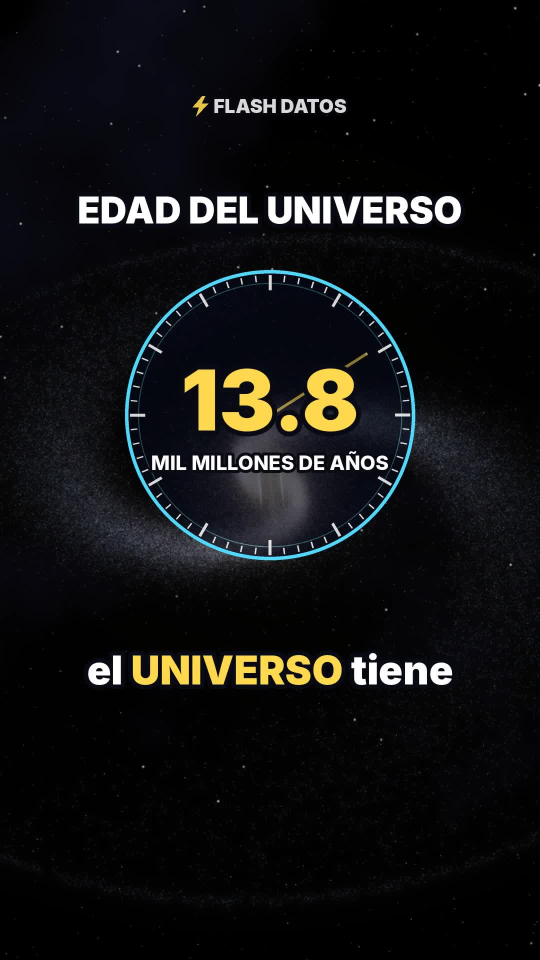
#> input picture videos/31-universo-doble-edad/portada.jpg, 1080 x 1920 px (shown at 1/2 size)
$ python -i escena.py   (imports and definitions only)
#> lines starting #> are read from the running program, lines starting #| are printed output that depends on the picture
### motor/noise.py
import numpy as np
rng = np.random.default_rng(7)
PERM = rng.permutation(256)
P = np.concatenate([PERM, PERM]).astype(np.int64)
VALS = rng.random(256)


def _hash(ix, iy, iz):
    return VALS[P[P[P[ix & 255] + (iy & 255)] + (iz & 255)]]


def vnoise(x, y, z):
    xi, yi, zi = np.floor(x).astype(np.int64), np.floor(y).astype(np.int64), np.floor(z).astype(np.int64)
    xf, yf, zf = x - xi, y - yi, z - zi
    u, v, w = xf * xf * (3 - 2 * xf), yf * yf * (3 - 2 * yf), zf * zf * (3 - 2 * zf)
    c000 = _hash(xi, yi, zi); c100 = _hash(xi + 1, yi, zi)
    c010 = _hash(xi, yi + 1, zi); c110 = _hash(xi + 1, yi + 1, zi)
    c001 = _hash(xi, yi, zi + 1); c101 = _hash(xi + 1, yi, zi + 1)
    c011 = _hash(xi, yi + 1, zi + 1); c111 = _hash(xi + 1, yi + 1, zi + 1)
    x00 = c000 + u * (c100 - c000); x10 = c010 + u * (c110 - c010)
    x01 = c001 + u * (c101 - c001); x11 = c011 + u * (c111 - c011)
    y0 = x00 + v * (x10 - x00); y1 = x01 + v * (x11 - x01)
    return y0 + w * (y1 - y0)


def fbm(x, y, z, octaves=5, lac=2.0, gain=0.5, seed=0.0):
#> called with octaves = 5, lac = 2, gain = 0.5, seed = 31
    tot, amp, norm, f = 0.0, 1.0, 0.0, 1.0
    for o in range(octaves):
        off = seed * 17.31 + o * 31.7
        tot = tot + amp * vnoise(x * f + off, y * f - off * 0.7, z * f + off * 1.3)
        norm += amp; amp *= gain; f *= lac
    return tot / norm


def smooth(a, b, x):
    t = np.clip((x - a) / (b - a), 0, 1)
    return t * t * (3 - 2 * t)


def mix(a, b, t):
    t = t[..., None]
    return np.asarray(a) * (1 - t) + np.asarray(b) * t

### videos/31-universo-doble-edad/escena.py
"""Flash Datos · video 31: una teoría dice que el universo tiene el doble de edad (26,700 millones de años).

Escena nueva (galaxias de partículas): reloj cósmico que marca 13.8 y salta a 26.7 sobre una espiral que gira;
túnel del tiempo con anillos de miles de millones de años hasta el Big Bang, que se aleja al doble; galaxia con
halo violeta de materia oscura que se deshace mientras la galaxia sigue girando; constantes físicas flotantes y
una onda de luz que se estira y enrojece ("luz cansada"); 175 mini galaxias que se encienden una por una y los
primeros elementos (H, He, Li) saliendo del Big Bang; el espejo dorado del James Webb frente a una galaxia
temprana gigante; una esfera con el fondo cósmico de microondas y regreso al reloj con la edad oficial.

Uso:
  python3 escena.py test 1 5 12 ...       -> PNG de prueba en frames_test/
  python3 escena.py chunk <ini> <fin> <out>
  python3 escena.py info
"""
import json, math, os, subprocess, sys
import numpy as np
from PIL import Image, ImageDraw, ImageFont
from scipy.ndimage import gaussian_filter, zoom as ndzoom

BASE = os.path.dirname(os.path.abspath(__file__))
sys.path.insert(0, BASE)
from noise import fbm

W, H, FPS = 1080, 1920, 30
TY = math.tan(math.radians(20)); TX = TY * W / H
PIX = 2 * TY / H

xs = ((np.arange(W) + 0.5) / W * 2 - 1) * TX
ys = (1 - (np.arange(H) + 0.5) / H * 2) * TY
DX, DY = np.meshgrid(xs, ys)
NRM = np.sqrt(DX * DX + DY * DY + 1)
DIRS = np.stack([DX / NRM, DY / NRM, -1 / NRM], axis=-1).astype(np.float64)


def smooth(a, b, x):
    t = np.clip((x - a) / (b - a), 0, 1)
    return t * t * (3 - 2 * t)


def ease(s):
    s = min(max(s, 0.0), 1.0)
    return s * s * s * (s * (6 * s - 15) + 10)


def ease_out(s):
    s = min(max(s, 0.0), 1.0)
    return 1 - (1 - s) ** 3


def lerp(a, b, s):
    return np.asarray(a, float) * (1 - s) + np.asarray(b, float) * s


# [12 lines left out: function sample, not called in this run]


def rotm(yaw, pitch=0.0, roll=0.0):
    cy, sy = math.cos(yaw), math.sin(yaw); cp, sp = math.cos(pitch), math.sin(pitch); cr, sr = math.cos(roll), math.sin(roll)
    Ry = np.array([[cy, 0, sy], [0, 1, 0], [-sy, 0, cy]])
    Rx = np.array([[1, 0, 0], [0, cp, -sp], [0, sp, cp]])
    Rz = np.array([[cr, -sr, 0], [sr, cr, 0], [0, 0, 1]])
    return Ry @ Rx @ Rz


# ---------------- fondo ----------------
def make_background():
    rng = np.random.default_rng(31)
    bg = np.zeros((H, W, 3), np.float32)
    n = 1800
    x = rng.integers(0, W, n); y = rng.integers(0, H, n)
    inten = 0.02 + 0.42 * rng.random(n) ** 7
    tint = rng.random(n)
    col = np.stack([0.80 + 0.2 * tint, 0.86 + 0.06 * tint, 1.0 - 0.25 * tint], -1)
    np.add.at(bg, (y, x), col * inten[:, None])
    bg = gaussian_filter(bg, (0.6, 0.6, 0))
    big = np.zeros_like(bg)
    m = 40
    bx = rng.integers(0, W, m); by = rng.integers(0, H, m)
    np.add.at(big, (by, bx), np.array([1.0, 0.95, 0.9]) * (1.4 + 2.6 * rng.random(m))[:, None])
    bg += gaussian_filter(big, (1.3, 1.3, 0))
    gy, gx = np.mgrid[0:120, 0:68] / 40.0
    neb = fbm(gx, gy, np.full_like(gx, 3.1), 5, seed=31)
    neb = ndzoom(neb, (H / 120, W / 68), order=1)
    neb = np.clip((neb - 0.45) * 2.2, 0, 1) ** 1.6
    bg += neb[..., None] * np.array([0.014, 0.014, 0.050], np.float32)
    return bg


BG = make_background()


# ---------------- cámara ----------------
class Cam:
    # [7 lines left out: function __init__, not called in this run]

    def dirs(self, y0, y1, x0, x1):
        d = DIRS[y0:y1, x0:x1]
        return d[..., 0:1] * self.r + d[..., 1:2] * self.u + (-d[..., 2:3]) * self.f

    # [6 lines left out: function proj, not called in this run]


# ---------------- partículas ----------------
class Buf:
    """Acumula partículas: capa nítida (resolución completa) y capa de brillo (1/4)."""

    def __init__(self):
        self.sharp = np.zeros((H, W, 3), np.float32)
        self.soft = np.zeros((H // 4, W // 4, 3), np.float32)

    # [23 lines left out: functions add, into, not called in this run]


def make_galaxy(n, R, arms, seed, twist=2.6, warm=0.0):
    rng = np.random.default_rng(seed)
    nb = int(n * 0.22); nd = n - nb
    r = np.clip(rng.exponential(R / 3.2, nd), 0.03 * R, 1.25 * R)
    arm = rng.integers(0, arms, nd)
    th = arm * 2 * np.pi / arms + twist * np.log(r / R + 0.08) + rng.normal(0, 0.28, nd) * (0.5 + r / R)
    y = rng.normal(0, 0.035 * R, nd) * np.exp(-r / R)
    rb = np.abs(rng.normal(0, 0.13 * R, nb))
    thb = rng.random(nb) * 2 * np.pi
    yb = rng.normal(0, 0.09 * R, nb)
    rr = np.concatenate([r, rb]); tt = np.concatenate([th, thb]); yy = np.concatenate([y, yb])
    col = np.zeros((n, 3), np.float32)
    k = (rr / R)[:, None]
    disk = np.array([0.55, 0.70, 1.0]) * (1 - warm) + np.array([1.0, 0.55, 0.35]) * warm
    core = np.array([1.0, 0.80, 0.52])
    col[:] = core * np.exp(-k * 4) + disk * (1 - np.exp(-k * 4))
    pink = rng.random(n) < 0.035
    col[pink] = np.array([1.0, 0.40, 0.62])
    w = (0.55 + 0.9 * rng.random(n) ** 3).astype(np.float32)
    w[nd:] *= 1.25
    return dict(r=rr.astype(np.float32), th=tt.astype(np.float32), y=yy.astype(np.float32), col=col, w=w, R=R)


# [5 lines left out: function galaxy_points, not called in this run]


def bloom(img):
    small = img[::4, ::4]
    br = np.clip(small - 0.85, 0, None)
    g = gaussian_filter(br, (5, 5, 0)) * 0.55 + gaussian_filter(br, (22, 22, 0)) * 0.8 + gaussian_filter(br, (60, 60, 0)) * 0.45
    return img + ndzoom(g, (4, 4, 1), order=1)[:H, :W]


# [16 lines left out: functions tonemap, burst, not called in this run]


# ---------------- línea de tiempo ----------------
# [1 line not run here, left out]
# [1 line that did not run here, left out]
# [1 line that did not run here, left out]
# [1 line that did not run here, left out]
# [1 line that did not run here, left out]
# [1 line that did not run here, left out]
# [1 line that did not run here, left out]

TJUMP = 7.30                     # "casi el doble": el reloj se rompe
TCMB_OUT = 58.60                 # del fondo cósmico al reloj final
# [2 lines that did not run here, left out]
# [1 line that did not run here, left out]


# [6 lines left out: function shot, not called in this run]


FD = os.path.join(BASE, "fonts", "")
_fc = {}


# [5 lines left out: function font, not called in this run]


YELLOW = (255, 216, 77); CYAN = (79, 216, 255); WHITE = (255, 255, 255); RED = (255, 90, 70); ORANGE = (255, 160, 70)
VIOLET = (190, 120, 255); GREEN = (110, 235, 140)


# [15 lines left out: function groups_for_part, not called in this run]


# pausas reales de la voz dentro de cada segmento (para que los subtítulos no se adelanten)
CUTS = {"gancho": [(4.51, 5.16)], "cifra": [(10.98, 11.09), (12.48, 12.95)], "oscuro": [(18.48, 19.01), (22.59, 22.98)],
        "idea": [(26.53, 26.99), (30.34, 30.88)], "pruebas": [(38.91, 39.01)], "webb": [(46.31, 46.46), (47.68, 48.06)],
        "cierre": [(51.26, 51.77), (53.28, 53.66), (55.80, 56.31), (58.25, 58.83)]}
SPLITS = {"gancho": ["años…"], "cifra": ["GUPTA,", "OTTAWA,"], "oscuro": ["loco:", "OSCURA,"],
          "idea": ["lugar,", "tiempo…"], "pruebas": ["GALAXIAS"], "webb": ["que,", "actual,"],
          "cierre": ["OJO:", "MINORITARIA", "difícil,", "microondas."]}

CAPS = []
# [23 lines not run here, left out]


def is_hl(w):
    core = w.strip(".,:…?¿!¡()")
    return any(ch.isdigit() for ch in core) or (core.isupper() and len(core) > 1)


# [28 lines left out: functions draw_caption, fade, not called in this run]


def txt(d, xy, s, size, col, A, fn="Inter-Black.otf", sw=8, anchor="mm"):
    d.text(xy, s, font=font(fn, size), fill=col + (int(A),), anchor=anchor, stroke_width=sw, stroke_fill=(8, 10, 20, int(A)))


# [17 lines left out: function draw_label, not called in this run]


def check(d, x, y, s, col, A, wd=10):
    d.line([(x - s * 0.5, y), (x - s * 0.15, y + s * 0.38), (x + s * 0.55, y - s * 0.42)], fill=col + (int(A),), width=wd, joint="curve")


def bolt(cx, cy, s):
    pts = [(0.58, 0.0), (0.12, 0.56), (0.44, 0.56), (0.30, 1.0), (0.88, 0.38), (0.55, 0.38), (0.74, 0.0)]
    return [(cx + (px - 0.5) * s, cy + (py - 0.5) * s) for px, py in pts]


# [32 lines left out: functions draw_watermark, draw_endcard, flash_alpha, not called in this run]


# ---------------- objetos de la escena ----------------
GAL_MAIN = make_galaxy(110000, 10.0, 2, seed=1, twist=2.4)
GAL_DM = make_galaxy(90000, 10.0, 4, seed=2, twist=2.0)
GAL_EARLY = make_galaxy(80000, 10.0, 3, seed=5, twist=1.6, warm=0.75)
GAL_SRC = make_galaxy(9000, 1.0, 2, seed=8)

rng_h = np.random.default_rng(11)
_nh = 45000
# [1 line not run here, left out]
_rh = 30.0 * np.sqrt(rng_h.random(_nh)) ** 1.6 + 2.0
HALO = (_u * _rh[:, None]).astype(np.float32)
HALO_W = (0.35 + 0.65 * rng_h.random(_nh) ** 2).astype(np.float32) * np.exp(-_rh / 26.0).astype(np.float32)
HALO_V = rng_h.normal(0, 1, (_nh, 3)).astype(np.float32)

# 175 mini galaxias
rng_m = np.random.default_rng(175)
MINI_POS = np.stack([rng_m.uniform(-14, 14, 175), rng_m.uniform(-24, 24, 175), rng_m.uniform(-40, -8, 175)], -1)
MINI_ORDER = rng_m.permutation(175)
MINI_R = [rotm(rng_m.uniform(0, 6.3), rng_m.uniform(-1.3, 1.3), rng_m.uniform(-0.5, 0.5)) for _ in range(175)]
MINI_G = [make_galaxy(500, 1.0, int(rng_m.integers(2, 4)), seed=100 + i, twist=2.2, warm=float(rng_m.random() * 0.5)) for i in range(175)]

# túnel del tiempo: anillos cada mil millones de años
GYR = 2.0
RING_N = 520
_ra = np.linspace(0, 2 * np.pi, RING_N, endpoint=False)
RING = np.stack([np.cos(_ra), np.sin(_ra), np.zeros_like(_ra)], -1) * 2.4
rng_t = np.random.default_rng(4)
DUST = np.stack([rng_t.normal(0, 3.0, 6000), rng_t.normal(0, 3.0, 6000), -rng_t.uniform(0, 26.7 * GYR, 6000)], -1)

# fondo cósmico de microondas (textura procedural, colores tipo Planck)
_ty, _tx = np.mgrid[0:256, 0:512]
_lat = (0.5 - (_ty + 0.5) / 256) * np.pi; _lon = ((_tx + 0.5) / 512 * 2 - 1) * np.pi
_vx, _vy, _vz = np.cos(_lat) * np.sin(_lon), np.sin(_lat), np.cos(_lat) * np.cos(_lon)
_n = fbm(_vx * 6 + 9, _vy * 6, _vz * 6, 6, seed=3)
_n = (_n - _n.mean()) / _n.std()
_cm = np.array([[0.02, 0.05, 0.45], [0.10, 0.45, 0.95], [0.85, 0.90, 0.95], [1.0, 0.70, 0.20], [0.85, 0.18, 0.05]])
_x = np.clip((_n + 2.2) / 4.4, 0, 1) * 4
_i = np.clip(np.floor(_x).astype(int), 0, 3); _f = (_x - _i)[..., None]
CMB = (_cm[_i] * (1 - _f) + _cm[_i + 1] * _f).astype(np.float32) ** 2.2


# [70 lines left out: functions draw_cmb_sphere, draw_clock, not called in this run]


# ---------------- espejo del James Webb ----------------
def hex_centers():
    out = []
    for q in range(-2, 3):
        for r in range(-2, 3):
            s = -q - r
            if max(abs(q), abs(r), abs(s)) <= 2 and (q, r) != (0, 0):
                out.append((1.5 * q, math.sqrt(3) * (r + q / 2)))
    return out


HEX = hex_centers()


# [35 lines left out: function draw_jwst, not called in this run]


# ---------------- render ----------------
def ring_pos(gyr):
    return -gyr * GYR


def bb_depth(t):
    s = ease((t - 12.95) / 2.3)
    return 13.8 + (26.7 - 13.8) * s


# [26 lines left out: function cam_for, not called in this run]


CONSTS = [("c", "velocidad de la luz", (-2.0, 2.0, -4)), ("G", "gravedad", (2.0, 1.4, -6)), ("α", "estructura fina", (-1.9, -0.5, -5)), ("h", "constante de Planck", (1.8, -0.9, -3.5))]


# [186 lines left out: function scene, not called in this run]


render = scene

# [20 lines not run here, left out]

>>> import cv2
>>> picture = cv2.imread('portada.jpg', cv2.IMREAD_GRAYSCALE)
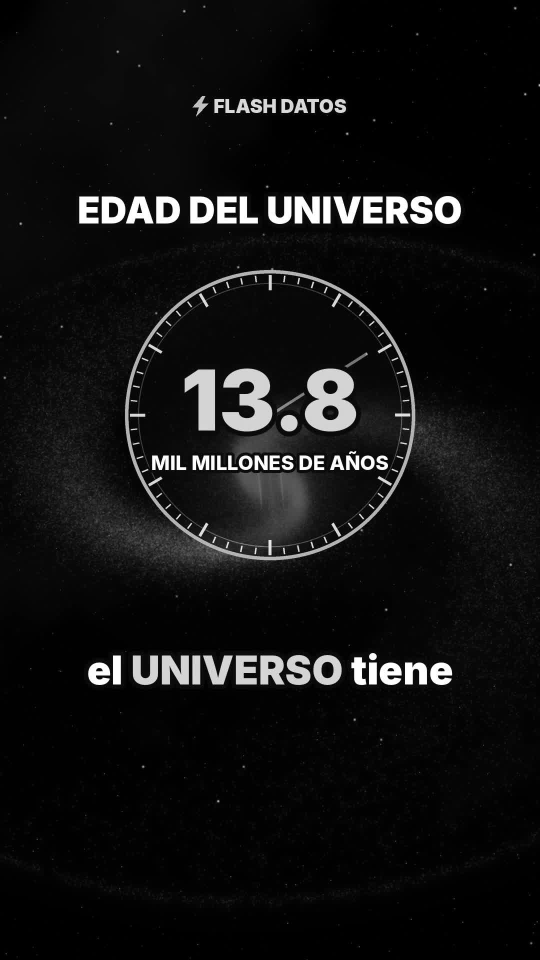
#> picture: shape (1920, 1080) (shown at 1/2 size); min 0, max 255, mean 18
>>> result = bloom(picture)
#> in bloom, `small = img[::4, ::4]`:
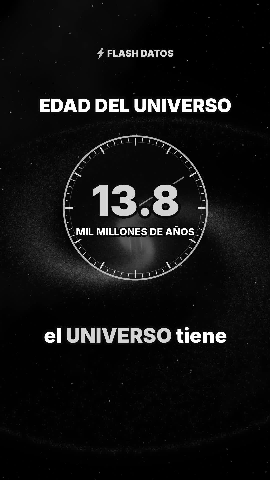
#> small: shape (480, 270); min 0, max 255, mean 17.9
#> (the run stopped early here; a loop or call above may not have finished)
